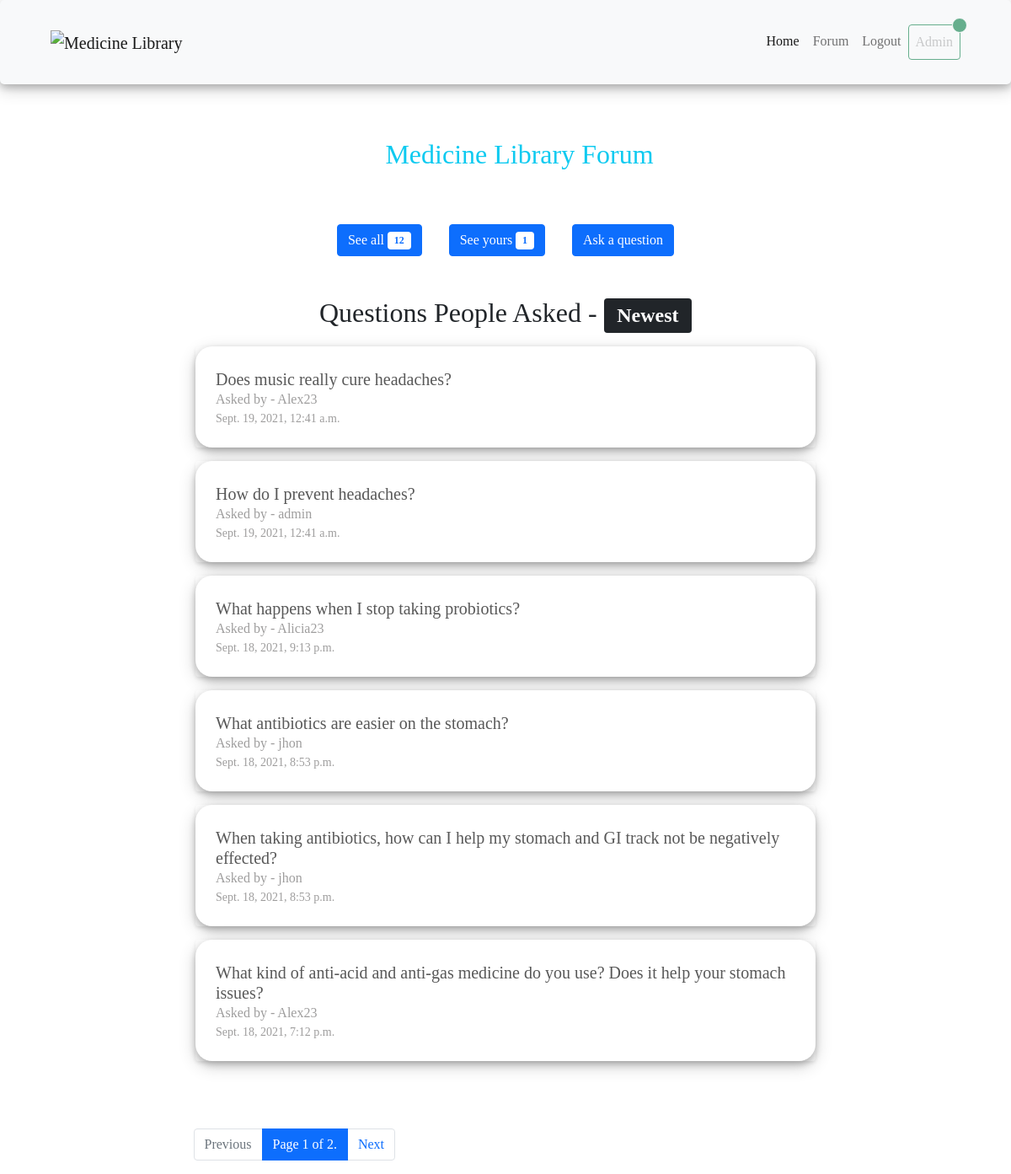
/forum (signed in), run on the app's committed database.
### App/models.py (models this page shows, shortened)
class Question(models.Model):
    question = models.CharField(max_length=500)
    user = models.ForeignKey(User,on_delete=models.CASCADE)
    date_added = models.DateTimeField(default=timezone.localtime(timezone.now()), blank=True)

### App/views.py (the view)
# urls.py: path('forum',forumView,name='forumView'),
def forumView(request):
    which_ques = request.GET.get('questions')
    if request.user.is_authenticated:
        my_questions = Question.objects.filter(user=request.user).order_by('-date_added')
    else:
        my_questions = Question.objects.filter(question='this wil return 0')
    questions = Question.objects.all().order_by('-date_added')
    if which_ques=='my':
        paginator = Paginator(my_questions,6)
        title = 'Questions You Have Asked'
    else:
        paginator = Paginator(questions,6)
        title = 'Questions People Asked'
    page_number = request.GET.get('page')
    page_obj = paginator.get_page(page_number)
    context = {
        'page_obj': page_obj,
        'total_ques':len(questions),
        'total_my_ques':len(my_questions),
        'title':title
    }
    return render(request,'forum.html',context)

### App/Templates/forum.html (shortened to what this page needs)
{% extends 'navbar.html' %}
{% load static %}
{% load crispy_forms_tags %}
{% block css %}
<link rel="stylesheet" href="{% static 'css/style.css' %}" />
{% endblock css %}
{% block body %}
<div class="container">
    <h2 class='text-secondary p-3 text-info text-center my-5'> <i class='fas fa-smile '></i> Medicine Library Forum</h2>
    <div class='forum_nav d-flex justify-content-center'>
    <form action="{{forumView}}">
      <button type='submit' class='text-decoration-none btn btn-primary mx-3'>See all <span class="badge text-primary bg-white">{{total_ques}}</span>
      </button>
     </form>
     <form action="{{forumView}}">
      <button class='text-decoration-none btn btn-primary mx-3 ' >See yours <span class="badge text-primary bg-white">{{total_my_ques}}</span>
          <span class="sr-only">unread messages</span></button>
       </form>
      <a class='text-decoration-none btn btn-primary mx-3 ' href="{% url 'askView' %}">Ask a question</a>
    </div>
  <div class="row pb-5 mb-4">
<h2 class='mt-5 text-center'>{{title}} - <span class="badge bg-dark">Newest</span></h2>
    {% for ques in page_obj %}
    <div class="col-lg-8 offset-lg-2 col-md-8 offset-md-2 col-sm-10 offset-sm-1 my-2">
      <a class='text-decoration-none' href="{% url 'ques_detailsView' ques.id %}">
      <div class="card rounded shadow-sm border-0">
        <div class="card-body p-lg-4 p-sm-1 box_shadow">
          <h5 class="">{{ques.question}}</h5>
          <p>Asked by - {{ques.user}}</p>
          <p class='small'>{{ques.date_added}}</p>
        </div>
      </div>
      </a>
    </div>
    {% endfor %}
  </div>
<div class='w-75  m-auto '>
  <ul class="pagination ms-lg-5">
    {% if page_obj.has_previous %}
    <li class="page-item">
        <a class="page-link" href="?page={{ page_obj.previous_page_number }}">Previous</a>
    </li>
    {% else %}
    <li class="page-item disabled">
        <a class="page-link" href="?page=1">Previous</a>
    </li>
    {% endif %}
    <li class="page-item active">
      <span class="page-link">
        Page {{ page_obj.number }} of {{ page_obj.paginator.num_pages }}.
      </span>
      {% if page_obj.has_next %}
      <li class="page-item">
        <a class="page-link" href="?page={{ page_obj.next_page_number }}">Next</a>
    </li>
    {% else %}
      <li class="page-item">
    <a class="page-link">Next</a>
      {% endif %}
    </li>
  </ul>
</div>
</div>
{% endblock %}

### App/Templates/navbar.html (shortened to what this page needs)
{% load static %}
<!DOCTYPE html>
<html lang="en">
  <head>
    <link type="text/css" rel="stylesheet" href="{% static 'assets\lightslider-master\dist\css\lightslider.css' %}" />
    <link
      rel="stylesheet"
      href="{% static 'assets\bootstrap-5.0.2-dist\css\bootstrap.min.css' %}"
    />
    <link
      rel="stylesheet"
      href="{% static 'assets\fontawesome-free-5.15.4-web\css\all.min.css' %}"
    />
    {% block css %}{% endblock css %}
  </head>
  <body>
    <nav class="navbar nav_shadow navbar-expand-lg navbar-light bg-light">
      <div class="container-fluid">
        <a class="navbar-brand ms-5" href="{% url 'homeView' %}"><img class='logo' src="{% static 'img/logo.png' %}" alt="Medicine Library" srcset=""></a>
        <div class="collapse navbar-collapse" id="navbarNav">
          <ul class="navbar-nav ms-auto me-5">
            <li class="nav-item">
              <a class="nav-link active" aria-current="page" href="{% url 'homeView' %}">Home</a>
            </li>
            <li class="nav-item">
              <a class="nav-link" href="{% url 'forumView' %}">Forum</a>
            </li>
            {% if request.user.is_authenticated  %}
            <li class="nav-item">
              <a class="nav-link" href="{% url 'logoutView' %}">Logout</a>
            </li>
            <li class="nav-item">
            <a class="nav-link position-relative btn  btn-outline-success disabled text-capitalize" href="{% url 'logoutView' %}">{{request.user}}
              <span class="position-absolute top-0 start-100 translate-middle p-2 bg-success border border-light rounded-circle">
              </span>
            </a>
            </li>
            {% endif %}
          </ul>
        </div>
      </div>
    </nav>
    {% block body %}{% endblock body %}
  </body>
</html>

### App/static/css/style.css (style rules this page uses)
* { --font1:Bahnschrift; font-family: var(--font1); }
.box_shadow { box-shadow: 0 4px 8px 0 rgba(0, 0, 0, 0.2), 0 6px 20px 0 rgba(0, 0, 0, 0.19); border-radius: 20px; }
.nav_shadow { box-shadow: 0 4px 8px 0 rgba(0, 0, 0, 0.2), 0 6px 20px 0 rgba(0, 0, 0, 0.19); border-radius: 5px; background: rgb(255, 255, 255); height: 100px !important; }
.logo { width: 120px; height: 100%; }
.card-body p { color: #9e9d9d; margin: 0; }
.card-body h5 { color: #585858; margin: 0; margin-top: 3px; }

### data on the page
Question: question "Does music really cure headaches?", user "Alex23", date_added "Sept. 19, 2021, 12:41 a.m."
Question: question "How do I prevent headaches?", user "admin", date_added "Sept. 19, 2021, 12:41 a.m."
Question: question "What happens when I stop taking probiotics?", user "Alicia23", date_added "Sept. 18, 2021, 9:13 p.m."
Question: question "What antibiotics are easier on the stomach?", user "jhon", date_added "Sept. 18, 2021, 8:53 p.m."
Question: question "When taking antibiotics, how can I help my stomach and GI track not be negatively effected?", user "jhon", date_added "Sept. 18, 2021, 8:53 p.m."
Question: question "What kind of anti-acid and anti-gas medicine do you use? Does it help your stomach issues?", user "Alex23", date_added "Sept. 18, 2021, 7:12 p.m."

### other printed values
{{ request.user }} "Admin"
{{ total_ques }} "12"
{{ total_my_ques }} "1"
{{ title }} "Questions People Asked"
{{ page_obj.number }} "1"
{{ page_obj.paginator.num_pages }} "2"
